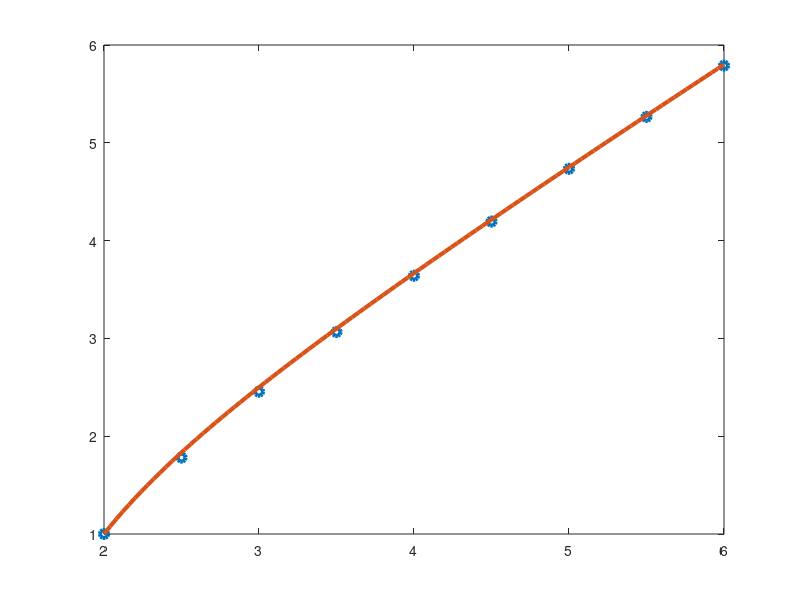

Write MATLAB code to recreate this figure.
% Midpoint Method

% Input
a = 2; b = 6; h = 0.5; alpha = 1;
f = @(t, y) 1 + (t - y)^2.;
y = @(t) t + 1/(1 - t);

% Step 1
N = (b-a)/h;
t = zeros(N+1, 1);
w = zeros(N+1, 1);
M = 2; L = 2/3;
t(1) = a; w(1) = alpha;
fprintf('t \t\t\t w \t\t\t y \t\t\t Error\n')
fprintf('%f \t %f \t %f \t %f\n', t(1), w(1), y(t(1)), abs(w(1) - y(t(1))))

% Step 2
for i = 1:N
    w(i+1) = w(i) + h*f(t(i) + h/2, w(i) + (h/2)*f(t(i), w(i)));
    t(i+1) = a + i*h;
    error = abs(y(t(i+1)) - w(i+1));
    fprintf('%f \t %f \t %f \t %f\n', t(i+1), w(i+1), y(t(i)), error)
end

% Plot
plot(t, w, 'o', 'LineWidth', 3)

% Also plot the exact solution
hold on
num_plot = 100;
t_plot = zeros(num_plot+1,1);
y_plot = zeros(num_plot+1,1);
h_plot = (b-a)/num_plot;

t_plot(1) = a;
y_plot(1) = y(t(1));

for i = 1:num_plot
    t_plot(i+1) = a + i*h_plot;
    y_plot(i+1) = y(t_plot(i+1));
end

plot(t_plot, y_plot, 'LineWidth', 3);